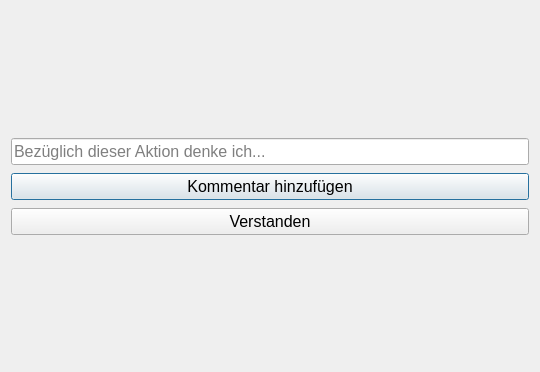
<?xml version="1.0" encoding="UTF-8"?>
<ui version="4.0">
 <class>Dialog</class>
 <widget class="QDialog" name="Dialog">
  <property name="geometry">
   <rect>
    <x>0</x>
    <y>0</y>
    <width>540</width>
    <height>372</height>
   </rect>
  </property>
  <property name="font">
   <font>
    <pointsize>12</pointsize>
   </font>
  </property>
  <property name="windowTitle">
   <string>Dialog</string>
  </property>
  <layout class="QVBoxLayout" name="verticalLayout">
   <property name="spacing">
    <number>8</number>
   </property>
   <item>
    <spacer name="verticalSpacer_2">
     <property name="orientation">
      <enum>Qt::Orientation::Vertical</enum>
     </property>
     <property name="sizeHint" stdset="0">
      <size>
       <width>20</width>
       <height>40</height>
      </size>
     </property>
    </spacer>
   </item>
   <item>
    <layout class="QFormLayout" name="comments">
     <property name="horizontalSpacing">
      <number>12</number>
     </property>
    </layout>
   </item>
   <item>
    <widget class="QLineEdit" name="comment">
     <property name="placeholderText">
      <string>Bezüglich dieser Aktion denke ich...</string>
     </property>
    </widget>
   </item>
   <item>
    <widget class="QPushButton" name="add_comment">
     <property name="text">
      <string>Kommentar hinzufügen</string>
     </property>
    </widget>
   </item>
   <item>
    <widget class="QPushButton" name="confirm">
     <property name="text">
      <string>Verstanden</string>
     </property>
    </widget>
   </item>
   <item>
    <spacer name="verticalSpacer">
     <property name="orientation">
      <enum>Qt::Orientation::Vertical</enum>
     </property>
     <property name="sizeHint" stdset="0">
      <size>
       <width>20</width>
       <height>40</height>
      </size>
     </property>
    </spacer>
   </item>
  </layout>
 </widget>
 <resources/>
 <connections/>
</ui>
